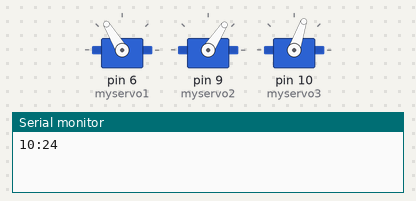
This sketch was run on a simulated Arduino Uno, built with avr-gcc and run on an emulated ATmega328P. Shown: 3 × servo, the last lines printed to the serial monitor. The local clock reads 2024-03-15 10:24:30 at power-on unless the sketch sets it.

Above: at 0.1 s.
At 6.87 s:
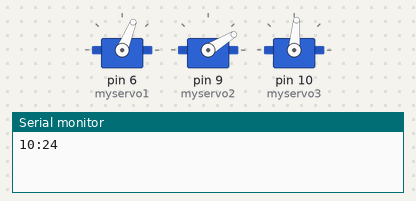
At 7.37 s:
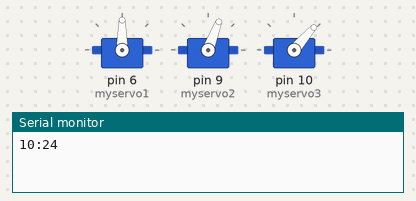
At 9.94 s:
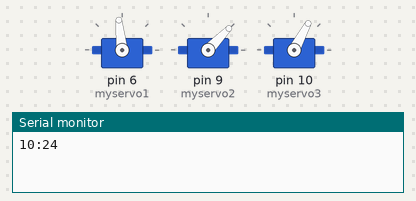
At 13.5 s:
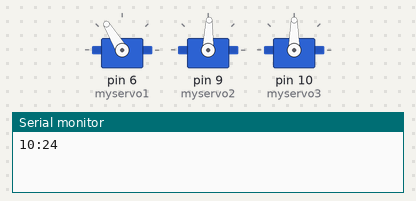
At 34.1 s:
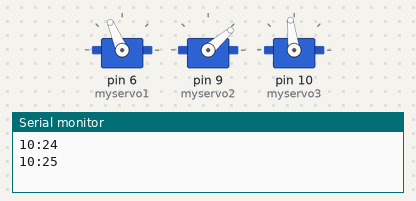
Timing chart, 0 to 40.0 s (numbered marks = the images above):
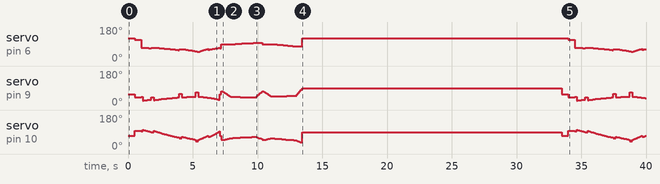

Measured:
- by itself, servo on pin 6 (myservo1): 121° → 113° at 0.51 s, → 70° 0.50 s later, → 69° 0.28 s later, → 68° 0.31 s later, … (132 changes in this stretch)

The sketch:

CLOCK_WRITE.ino
```cpp
#include <Servo.h>
#include <Wire.h>
#include <DS3231.h>

DS3231 clock;
RTCDateTime dt;
Servo myservo1, myservo2, myservo3;
float th1=90.0,th2=90.0,th3=90.0;
float phi,ld,l;

float L1=92.0,L2=137.0,L3=190.0;

int x = -100,y = 165,z = 225;
float rad = 0.0;
float radlong = 1.4;

char c;
int shortHand = 0, longHand = 0, longHandOld = 0;

void setup() {
  Serial.begin(9600);
  myservo1.attach(6, 500, 2420);  //MG995
  myservo2.attach(9, 820, 2140); //DS3115
  myservo3.attach(10, 820, 2140); //DS3115
  ik(x, y, z);
  clock.begin();

  // Set sketch compiling time
  //clock.setDateTime(__DATE__, __TIME__);
}

void loop() {
  dt = clock.getDateTime();
  shortHand = dt.hour;
  if(shortHand >= 12){
    shortHand -= 12;
  }

  longHand = dt.minute;

  if(longHand != longHandOld){
    Serial.print(shortHand);
    Serial.print(":");
    Serial.println(longHand);

    erase();
    shand(shortHand, longHand);
    lhand(longHand);
    ini();
  }


  longHandOld = longHand;
  delay(10000);
}

void ik(float x,float y,float z){
  th1=atan2(y,x);
  l=sqrt(x*x + y*y);
  ld=sqrt(l*l + (z-L1)*(z-L1));
  phi=atan2((z-L1),l);
  th2=phi + acos((ld*ld+L2*L2-L3*L3)/(2.0*ld*L2));
  th3=asin((ld*ld-L2*L2-L3*L3)/(2.0*L2*L3)) + M_PI /2.0;
  th1=th1*180.0/M_PI ;
  th2=th2*180.0/M_PI ;
  th3=th3*180.0/M_PI ;
  set_servo();
}

void set_servo(){
    myservo1.write(th1);
    myservo2.write(th2);
    myservo3.write(th3);
}


//短針描画
void shand(int h, int m){
  ik(0, 140, 60);
  delay(100);

  if(h <= 3){
    z = 1;
    rad = 25.0;
  }else if(h <= 5){
    z = 6;
    rad = 28.0;
  }else if(h <= 7){
    z = 6;
    rad = 35.0;
  }else if(h < 9){
    z = 6;
    rad = 30.0;
  }else if(h >= 9){
    z = 1;
    rad = 25.0;
  }

  for(int i = 60; i >= z; i-=1){
    ik(0, 140, i);
    delay(10);
  }

  float th = 2.0 * M_PI / 12.0 * h + 2.0 * M_PI / (12.0 * 60.0) * m;

  for(int i = 0; i <= 60; i+=1){
    x = rad/60.0*sin(th)*i;
    y = 140+(rad/60.0*cos(th))*i;
    ik(x, y, z);
    delay(30);
  }

  for(int i = z; i <= 60; i+=1){
    ik(x, y, i);
    delay(6);
  }
  z = 60;
  ik(x, y, z);
  delay(70);
}
void lhand(int m){
  ik(0, 140, 60);
  delay(100);

  if(m <= 15){
    z = 1;
    rad = 25.0 * radlong;
  }else if(m <= 25){
    z = 6;
    rad = 28.0 * radlong;
  }else if(m <= 35){
    z = 6;
    rad = 35.0 * radlong;
  }else if(m < 45){
    z = 6;
    rad = 30.0 * radlong;
  }else if(m >= 45){
    z = 1;
    rad = 25.0 * radlong;
  }

  for(int i = 60; i >= z; i-=1){
    ik(0, 140, i);
    delay(10);
  }

  float th = 2.0 * M_PI / 60.0 * m;

  for(int i = 0; i <= 60; i+=1){
    x = rad/60.0*sin(th)*i;
    y = 140+(rad/60.0*cos(th))*i;
    ik(x, y, z);
    delay(30);
  }

  for(int i = z; i <= 60; i+=1){
    ik(x, y, i);
    delay(6);
  }
  z = 60;
  ik(x, y, z);
  delay(70);
}


//初期姿勢
void ini(){
  x = -100;
  y = 165;
  z = 225;
  ik(x, y, z);
  delay(70);
}


//消去
void erase(){
  ik(x, y, 60);
  delay(500);
  ik(x, 225, 60);
  delay(500);
  ik(80, 225, 60);
  delay(20);
  ik(80, 225, 60);
  delay(100);
  ik(80, 225, -5);
  for(int i = 225; i >= 200; i-=2){
    ik(80, i, -5);
    delay(50);
  }
  ik(80, 215, 40);
  delay(200);
  for(int i = 215; i >= 120; i-=2){
    ik(75, i, -5);
    delay(40);
  }
  ik(70, 140, 40);
  delay(200);
  for(int i = 140; i >= 90; i-=2){
    ik(70, i, 0);
    delay(40);
  }
  ik(70, 90, 40);
  delay(100);
  ik(75, 85, 40);
  delay(100);
  for(int i = 85; i <= 155; i+=2){
    ik(75, i, 0);
    delay(20);
  }
  ik(75, 135, -5);
  delay(100);
  for(int i = 135; i <= 210; i+=2){
    ik(75, i, -5);
    delay(20);
  }
  ik(70, 180, 60);
  delay(100);
  x = 70;
  y = 180;
  z = 60;
  x = 0;
}
```
